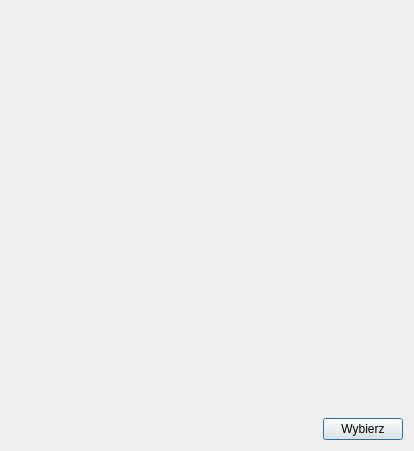
<?xml version="1.0" encoding="UTF-8"?>
<ui version="4.0">
 <class>CustomerSelection</class>
 <widget class="QDialog" name="CustomerSelection">
  <property name="geometry">
   <rect>
    <x>0</x>
    <y>0</y>
    <width>414</width>
    <height>451</height>
   </rect>
  </property>
  <property name="windowTitle">
   <string>Wyszikwanie klienta</string>
  </property>
  <layout class="QVBoxLayout" name="verticalLayout">
   <item>
    <widget class="CustomerSearch" name="customer_search" native="true">
     <property name="sizePolicy">
      <sizepolicy hsizetype="Expanding" vsizetype="Expanding">
       <horstretch>0</horstretch>
       <verstretch>0</verstretch>
      </sizepolicy>
     </property>
    </widget>
   </item>
   <item>
    <layout class="QHBoxLayout" name="horizontalLayout">
     <item>
      <spacer name="horizontalSpacer">
       <property name="orientation">
        <enum>Qt::Horizontal</enum>
       </property>
       <property name="sizeHint" stdset="0">
        <size>
         <width>40</width>
         <height>20</height>
        </size>
       </property>
      </spacer>
     </item>
     <item>
      <widget class="QPushButton" name="push_button_exit">
       <property name="text">
        <string>Wybierz</string>
       </property>
      </widget>
     </item>
    </layout>
   </item>
  </layout>
 </widget>
 <customwidgets>
  <customwidget>
   <class>CustomerSearch</class>
   <extends>QWidget</extends>
   <header>src.customer</header>
   <container>1</container>
  </customwidget>
 </customwidgets>
 <resources/>
 <connections/>
</ui>
